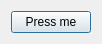
<?xml version="1.0" encoding="UTF-8"?>
<ui version="4.0">
 <class>Dialog</class>
 <widget class="QDialog" name="Dialog">
  <property name="geometry">
   <rect>
    <x>0</x>
    <y>0</y>
    <width>98</width>
    <height>44</height>
   </rect>
  </property>
  <property name="windowTitle">
   <string>CppHelloQtQtCreatorUbuntu</string>
  </property>
  <layout class="QVBoxLayout" name="verticalLayout">
   <item>
    <widget class="QPushButton" name="pushButton">
     <property name="text">
      <string>Press me</string>
     </property>
    </widget>
   </item>
  </layout>
 </widget>
 <layoutdefault spacing="6" margin="11"/>
 <resources/>
 <connections/>
</ui>
